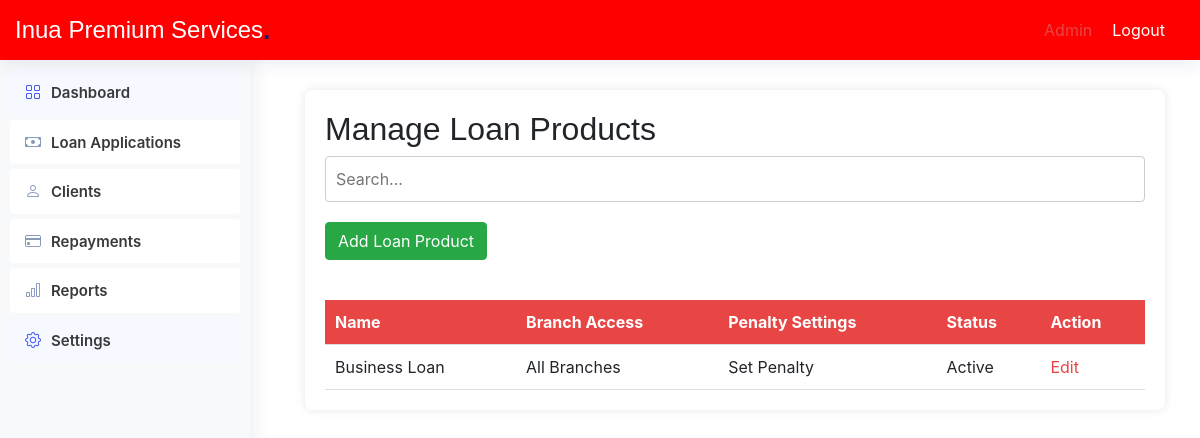
The page /admin/loan_products.php on the database as committed earlier.
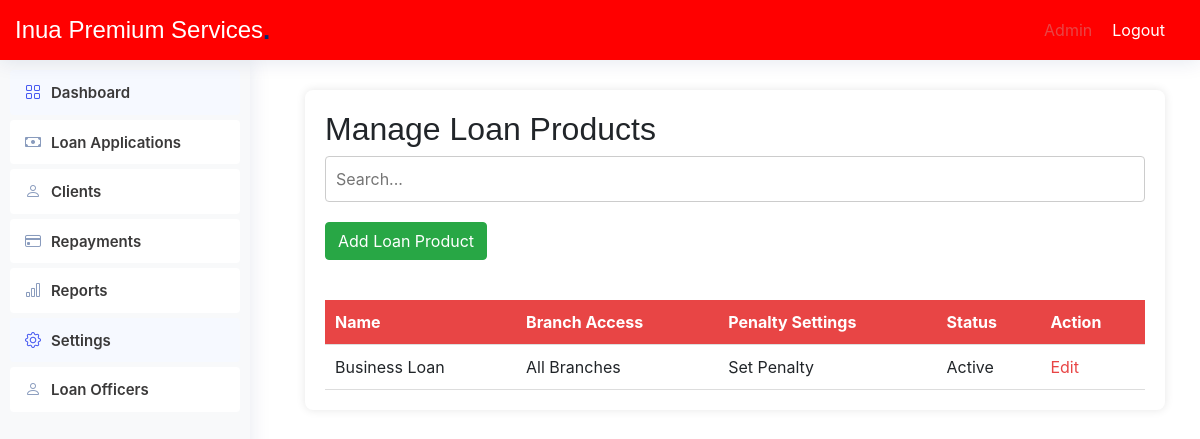
The same page on the database as committed later.
### tables this page shows
CREATE TABLE `navigation_items` (
  `id` int(11) NOT NULL,
  `title` varchar(100) NOT NULL,
  `url` varchar(200) NOT NULL,
  `icon` varchar(50) DEFAULT NULL,
  `parent_id` int(11) DEFAULT NULL
);

CREATE TABLE `loan_products` (
  `id` int(11) NOT NULL,
  `name` varchar(255) NOT NULL,
  `branch_access` varchar(255) NOT NULL,
  `penalty_settings` varchar(255) NOT NULL,
  `status` enum('Active','Inactive') NOT NULL DEFAULT 'Active',
  `created_at` timestamp NOT NULL DEFAULT current_timestamp(),
  `updated_at` timestamp NOT NULL DEFAULT current_timestamp() ON UPDATE current_timestamp()
);

### includes/functions.php (called while the page is built, shortened)
<?php
function db_connect() {
    $host = 'localhost';
    $db = 'microfinance';
    $user = 'root';
    $pass = '';
    try {
        return new PDO("mysql:host=$host;dbname=$db", $user, $pass, [
            PDO::ATTR_ERRMODE => PDO::ERRMODE_EXCEPTION,
            PDO::ATTR_DEFAULT_FETCH_MODE => PDO::FETCH_ASSOC,
        ]);
    } catch (PDOException $e) {
        die('Connection failed: ' . $e->getMessage());
    }
}
function getLoanProducts() {
    $conn = db_connect();
    $stmt = $conn->query("SELECT * FROM loan_products");
    return $stmt->fetchAll(PDO::FETCH_ASSOC);
}
function getUserRole($userId) {
    $conn = db_connect();
    $stmt = $conn->prepare("SELECT role_id FROM users WHERE id = ?");
    $stmt->execute([$userId]);
    return $stmt->fetchColumn();
}
function getNavigationItems($roleId) {
    try {
        $conn = db_connect();
        $stmt = $conn->prepare("
            SELECT ni.id, ni.title, ni.url, ni.icon, ni.parent_id
            FROM navigation_items ni
            INNER JOIN navigation_item_roles nir ON ni.id = nir.navigation_item_id
            WHERE nir.role_id = :role_id ORDER BY ni.id ASC
        ");
        $stmt->execute([':role_id' => $roleId]);
        $result = $stmt->fetchAll(PDO::FETCH_ASSOC);
        return $result ?: [];
    } catch (PDOException $e) {
        error_log('Database query error: ' . $e->getMessage());
        return [];
    } finally {
        $conn = null;
    }
}
?>

### admin/loan_products.php (the view, shortened to what this page needs)
<?php
include '../includes/functions.php';
$loanProducts = getLoanProducts();
?>
<!DOCTYPE html>
<html lang="en">
<head>
    <link rel="stylesheet" href="https://cdnjs.cloudflare.com/ajax/libs/bootstrap/5.3.3/css/bootstrap.min.css" />
    <link href="assets/vendor/bootstrap/css/bootstrap.min.css" rel="stylesheet">
    <link href="assets/vendor/bootstrap-icons/bootstrap-icons.css" rel="stylesheet">
    <link href="assets/css/style.css" rel="stylesheet">
</head>
<body>
   <?php include 'includes/header.php'; ?>
    <?php include '../includes/sidebar.php'; ?>
    <main class="main">
        <div class="container">
            <div class="table-container">
                <h2>Manage Loan Products</h2>
                <div class="search-container">
                    <input type="text" placeholder="Search...">
                </div>
                <button class="btn btn-success mb-3" data-bs-toggle="modal" data-bs-target="#addLoanProductModal">Add Loan Product</button>
                <br>
                <br>
                <table>
                    <thead>
                        <tr>
                            <th>Name</th>
                            <th>Branch Access</th>
                            <th>Penalty Settings</th>
                            <th>Status</th>
                            <th>Action</th>
                        </tr>
                    </thead>
                    <tbody>
                    <?php
                        foreach ($loanProducts as $product) {
                            echo "<tr>
                                <td>{$product['name']}</td>
                                <td>{$product['branch_access']}</td>
                                <td>{$product['penalty_settings']}</td>
                                <td>{$product['status']}</td>
                                <td><button class='btn-action'>Edit</button></td>
                            </tr>";
                        }
                    ?>
                    </tbody>
                </table>
            </div>
        </div>
    </main>
</body>
</html>

### includes/sidebar.php (shortened to what this page needs)
<?php
$userId = 1;
$roleId = getUserRole($userId);
$navItems = getNavigationItems($roleId);
function renderNavItems($items, $parentId = NULL) {
    $html = '';
    foreach ($items as $item) {
        if ($item['parent_id'] == $parentId) {
            $subItems = array_filter($items, function($i) use ($item) {
                return $i['parent_id'] == $item['id'];
            });
            $hasSubItems = !empty($subItems);
            $html .= '<li class="nav-item">';
            $html .= '<a class="nav-link' . ($hasSubItems ? ' collapsed' : '') . '" href="' . $item['url'] . '"';
            if ($hasSubItems) {
                $html .= ' data-bs-toggle="collapse" data-bs-target="#collapse-' . $item['id'] . '" aria-expanded="false" aria-controls="collapse-' . $item['id'] . '"';
            }
            $html .= '>';
            if ($item['icon']) {
                $html .= '<i class="' . $item['icon'] . '" title="' . $item['title'] . '"></i>';
            }
            $html .= '<span>' . $item['title'] . '</span>';
            $html .= '</a>';
            if ($hasSubItems) {
                $html .= '<ul id="collapse-' . $item['id'] . '" class="collapse list-unstyled">';
                $html .= renderNavItems($items, $item['id']);
                $html .= '</ul>';
            }
            $html .= '</li>';
        }
    }
    return $html;
}
?>
<!DOCTYPE html>
<html lang="en">
<head>
    <link rel="stylesheet" href="../assets/css/bootstrap.min.css">
</head>
<body>
    <aside class="sidebar">
        <ul class="sidebar-nav" id="sidebar-nav">
            <?= renderNavItems($navItems) ?>
        </ul>
    </aside>
</body>
</html>

Rows that differ between the two databases and show on the page:
added navigation_items: title "Loan Officers"
